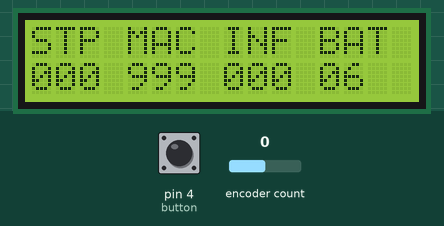
Recording of a sketch running on a simulated Arduino Uno, built with avr-gcc and run on an emulated ATmega328P. Parts: 16×2 character LCD. Inputs (shaded band) come from the test bench; at power-on: encoder count 0, pin 4 (button) HIGH.

Above: at 1.2 s.
1.3 s: encoder count set to 1
At 2.5 s:
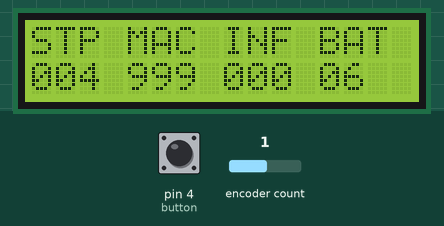
2.8 s: pin 4 (button) pulled LOW for 0.15 s
At 4.5 s:
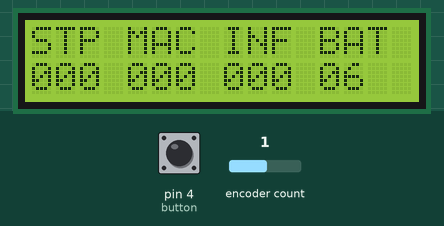
Timing chart, 0 to 6.0 s (numbered marks = the images above; inputs shaded):
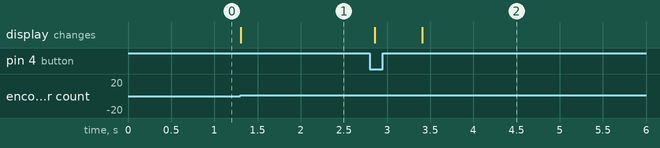

Measured:
- after the input at 1.3 s, the display: changes at once (image 1)
- after the input at 2.8 s, the display: first changes after 0.06 s (image 2 shows a later state)

The sketch:

FOCOLOCO_01.ino
```cpp
// (licence header left out)
#include "OneButton.h" //this library allows buttons to call mutiple events: http://www.mathertel.de/Arduino/OneButtonLibrary.aspx
#include <LiquidCrystal.h>
#include <Encoder.h>

// initialize the library with the numbers of the interface pins
LiquidCrystal lcd(12, 11, 10, 9, 8, 7);
Encoder myEnc(2, 3);
OneButton button(4, true); // Setup a OneButton on pin 4.
// Connect a stepper motor with 48 steps per revolution (7.5 degree)
// to motor port #2 (M3 and M4)

int encoderPin1 = 3;
int encoderPin2 = 2;
volatile int lastEncoded = 0;
int encoderValue;
long lastencoderValue = 0;
int lastMSB = 0;
int lastLSB = 0;
int lens;
int infinity =0 ;
int macro = 999;
int hardstop = 0;
int mark1;
int mark2;
int mark3;
int dist = 0;
int bat = 6;
char buffer [16];     //used with sprintinf to format text for LCD
int n;                //used with sprintinf to format text for LCD
long previoushardstop;
long oldPosition  = -999;

void setup() {

  Serial.println("Stepper test!");
  pinMode(encoderPin1, INPUT);
  pinMode(encoderPin2, INPUT);
  digitalWrite(encoderPin1, HIGH); //turn pullup resistor on
  digitalWrite(encoderPin2, HIGH); //turn pullup resistor on

button.attachDoubleClick(infinityFunction); // link the recordFunction to be called on a doubleclick event.
button.attachClick (macroFunction);    // link the reverseFunction to be called on a click (short click) event.
  button.attachPress (resetFunction);   // link the playbackFunction to be called on a press (long click) event.
lcd.begin(16, 2);
lcd.clear();
}

void loop() {

  long newPosition = myEnc.read();
  if (newPosition != oldPosition) {
    oldPosition = newPosition;
    hardstop = newPosition;
  }
  button.tick(); //this checks for a button press event


 hardstop = constrain(hardstop,infinity,macro);
 if (hardstop < previoushardstop)  {

previoushardstop = hardstop;
  }

   if (hardstop > previoushardstop)  {

previoushardstop = hardstop;
   }

  lcd.setCursor(0, 0);
  lcd.print("STP MAC INF BAT");
  lcd.setCursor(0, 1);
 n=sprintf (buffer, "%03d %03d %03d %02d ",hardstop, macro, infinity, bat);
  lcd.print(buffer); ///< You will get “000 00 00 00 00″
}


   void macroFunction(){
     macro = hardstop;
}
void infinityFunction(){
     infinity = hardstop;
}

   void resetFunction(){
     macro = 1000;
     infinity = 0;
}
```
